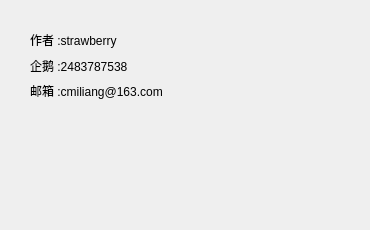
<?xml version="1.0" encoding="UTF-8"?>
<ui version="4.0">
 <class>User_contact_dialog</class>
 <widget class="QDialog" name="User_contact_dialog">
  <property name="geometry">
   <rect>
    <x>0</x>
    <y>0</y>
    <width>370</width>
    <height>230</height>
   </rect>
  </property>
  <property name="windowTitle">
   <string>Dialog</string>
  </property>
  <widget class="QLabel" name="label_4">
   <property name="geometry">
    <rect>
     <x>220</x>
     <y>100</y>
     <width>141</width>
     <height>111</height>
    </rect>
   </property>
   <property name="styleSheet">
    <string notr="true">image: url(:/vx/vx.jpg);</string>
   </property>
   <property name="text">
    <string/>
   </property>
  </widget>
  <widget class="QWidget" name="">
   <property name="geometry">
    <rect>
     <x>30</x>
     <y>30</y>
     <width>171</width>
     <height>71</height>
    </rect>
   </property>
   <layout class="QVBoxLayout" name="verticalLayout">
    <item>
     <widget class="QLabel" name="label">
      <property name="text">
       <string>作者 :strawberry</string>
      </property>
      <property name="alignment">
       <set>Qt::AlignLeading|Qt::AlignLeft|Qt::AlignVCenter</set>
      </property>
     </widget>
    </item>
    <item>
     <widget class="QLabel" name="label_3">
      <property name="text">
       <string>企鹅 :2483787538</string>
      </property>
      <property name="alignment">
       <set>Qt::AlignLeading|Qt::AlignLeft|Qt::AlignVCenter</set>
      </property>
     </widget>
    </item>
    <item>
     <widget class="QLabel" name="label_2">
      <property name="text">
       <string>邮箱 :cmiliang@163.com</string>
      </property>
      <property name="alignment">
       <set>Qt::AlignLeading|Qt::AlignLeft|Qt::AlignVCenter</set>
      </property>
     </widget>
    </item>
   </layout>
  </widget>
 </widget>
 <resources/>
 <connections/>
</ui>
